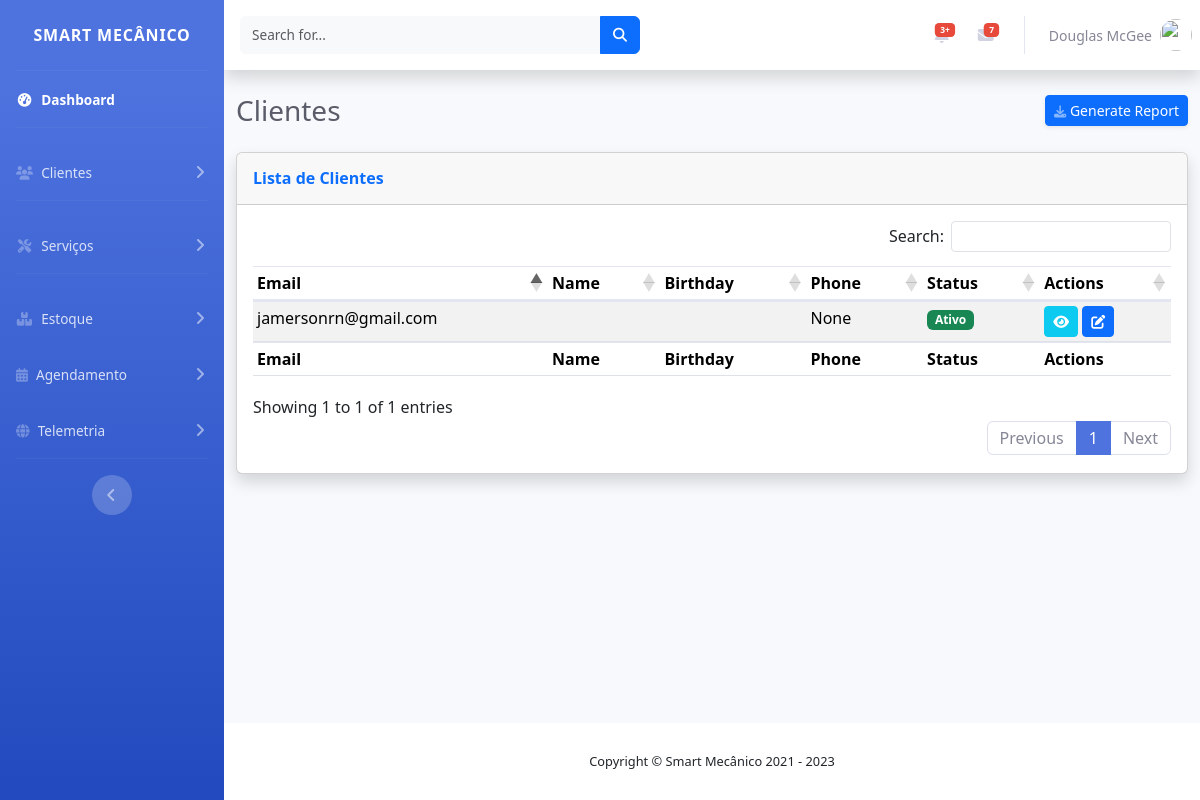
/dashboard/users/ (signed in), run on the app's committed database.
### security/models.py (models this page shows, shortened)
class Base(models.Model):
    id = models.UUIDField(primary_key=True, default=uuid.uuid4, editable=False)
    created_at = models.DateTimeField('Data de Criação', auto_now_add=True)
    updated_at = models.DateTimeField('Última Atualização', auto_now=True)
    deleted_at = models.DateTimeField('Data de Exclusão', null=True, blank=True)
    class Meta:
        abstract = True

class CustomUser(Base, AbstractBaseUser, PermissionsMixin):
    email = models.EmailField(unique=True, max_length=255)
    password = models.CharField(max_length=128)
    first_name = models.CharField(max_length=30)
    last_name = models.CharField(max_length=30)
    image = models.ImageField('Imagem Perfil', upload_to=get_file_path, null=True, blank=True)
    bio = models.TextField('Biografia', max_length=500, blank=True, null=True)
    birthday = models.DateField(null=True, blank=True)
    phone_number = models.CharField(max_length=15, null=True, blank=True)
    is_active = models.BooleanField(default=True)
    is_staff = models.BooleanField(default=False)
    failed_login_attempts = models.PositiveIntegerField(default=0)
    last_failed_login = models.DateTimeField(null=True, blank=True)
    USERNAME_FIELD = 'email'
    REQUIRED_FIELDS = ['first_name', 'last_name']
    objects = CustomUserManager()
    class Meta:
        verbose_name = "Cliente / Usuário"
        verbose_name_plural = "Clientes / Usuários"

### dashboard/views/custom_users_view.py (the view)
# urls.py: path('dashboard/users/', user_list, name="users"),
@login_required(login_url="/login/")
def user_list(request):
    if request.user.is_superuser:
        users = CustomUser.objects.all()
        superusers = users.filter(is_superuser=True)
        regular_users = users.filter(is_superuser=False)
    else:
        superusers = CustomUser.objects.none()
        regular_users = CustomUser.objects.filter(id=request.user.id)
    return render(request, 'list_users.html', {
        'superusers': superusers,
        'regular_users': regular_users
    })

### dashboard/templates/list_users.html (shortened to what this page needs)
{% extends 'dashboard_base.html' %}
{% load static %}
{% block head_css %}
<link rel="stylesheet" href="https://cdn.datatables.net/1.13.6/css/dataTables.bootstrap5.min.css">
{% endblock %}
{% block content%}
<div class="container-fluid">
  <div class="d-sm-flex align-items-center justify-content-between mb-4">
    <h1 class="h3 mb-0 text-gray-800">Clientes</h1>
    <a href="#" class="d-none d-sm-inline-block btn btn-sm btn-primary shadow-sm"> Generate Report</a>
  </div>
  <div class="row">
    <div class="col">
      <div class="card shadow mb-4">
        <div class="card-header py-3">
          <h6 class="m-0 font-weight-bold text-primary">Lista de Clientes</h6>
        </div>
        <div class="card-body">
          <div class="table-responsive">
            <table id="example" class="table table-striped table-sm" style="width:100%">
              <thead>
                <tr>
                  <th>Email</th>
                  <th>Name</th>
                  <th>Birthday</th>
                  <th>Phone</th>
                  <th>Status</th>
                  <th>Actions</th>
                </tr>
              </thead>
              <tbody>
                {% for user in regular_users %}
                <tr>
                  <td>{{ user.email }}</td>
                  <td>{{ user.get_full_name }}</td>
                  <td>{{ user.birthday|date:"Y-m-d" }}</td>
                  <td>{{ user.phone_number }}</td>
                  <td>
                    {% if user.is_active %}
                    <span class="badge text-bg-success">Ativo</span>
                    {% else %}
                    <span class="badge text-bg-danger">Inativo</span>
                    {% endif %}
                  </td>
                  <td>
                    <a href="{% url 'user_detail' user.id %}" class="btn btn-info btn-sm text-white" title="Visualizar">
                      <i class="fas fa-eye"></i>
                    </a>
                    {% if user == request.user %}
                    <a href="{% url 'user_edit' user.id %}" class="btn btn-primary btn-sm" title="Editar">
                      <i class="fas fa-edit"></i>
                    </a>
                    {% endif %}
                  </td>
                </tr>
                {% endfor %}
              </tbody>
              <tfoot>
                <tr>
                  <th>Email</th>
                  <th>Name</th>
                  <th>Birthday</th>
                  <th>Phone</th>
                  <th>Status</th>
                  <th>Actions</th>
                </tr>
              </tfoot>
            </table>
          </div>
        </div>
      </div>
    </div>
  </div>
</div>
{% endblock %}

### data on the page
CustomUser: email "jamersonrn@gmail.com", phone_number "None", is_active "Ativo"
